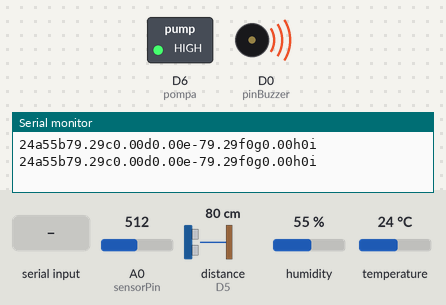
This sketch was run on a simulated ESP8266 (NodeMCU). Shown: switched loads named in the sketch (green lamp = pin HIGH), buzzer (waves = sounding, pin HIGH), the last lines printed to the serial monitor. Wiring (inferred from the names in the program): ultrasonic range finder: trigger D3; echo D5. The test bench sets the inputs (shaded band); at power-on: A0 (sensorPin) = 512, distance to the obstacle (sensor on D5) 80 cm, humidity 55 %, temperature 24 °C. The echo pulse lasts 58.3 µs per cm; pins used as bus, display or sensor lines are not drawn.

Above: at 1.2 s.
1.3 s: "X\n" received over Serial
At 2.75 s:
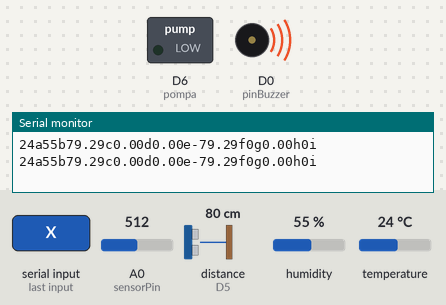
4.3 s: "A\n" received over Serial
At 6.05 s:
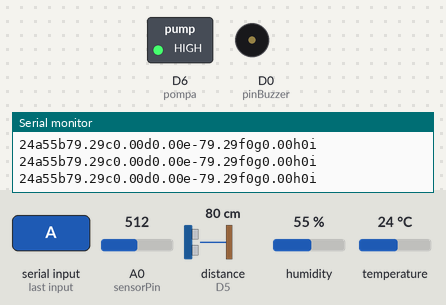
Timing chart, 0 to 7.6 s (numbered marks = the images above; inputs shaded):
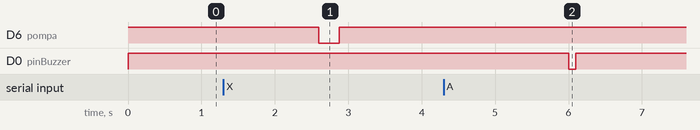

Measured:
- after the input at 1.3 s, D6 (pompa): HIGH → LOW after 1.3 s, → HIGH 0.28 s later
- after the input at 4.3 s, D0 (pinBuzzer): HIGH → LOW after 1.7 s, → HIGH 0.10 s later

The sketch:

250.ino
```cpp
#include <SimpleDHT.h>
const double pi = 3.14;
double diameter = 0; //Diametrul cilindrului
double Length = 0; // Lungime paralelipiped
double Width = 0; // Latime paralelipied
double BaseArea = 0; // Aria bazei bazinului

const int pinSenzor = D1; // Declaram pin-ul D1 pentru DHT11
const int echoPIN = D5; // Declaram pin-ul ECHO de la senzorul ultrasunet ca D5
const int trigPIN = D3; // Declaram pin-ul trig de la senzorul ultrasunet ca D3
const int sensorPin = A0; // Senzorul pentru umiditatea apei
const int pompa = D6; // Declaram pompa pe D6
const int pinBuzzer = D0; // Setam buzzer-ul pe D0

String readString;
String caseData;
String switchCase;
int stringLength;

double WaterDepth, WaterRefill;
long timp; // Declaram timpul si distanta care ne vor ajuta sa calculam distanta masurata cu ajutorul ultrasunetelor
double distanta; // Variabila in care vom tine distanta calculata cu ajutorul undelor de senzorul cu ultrasunet HC-SR04+
double vectorValori[4]; // Cele 5 valori pentru filtrul median
int sensorValue; // Variabila in care vom tine datele citite de senzorul de umiditate
bool pompaIsRunning = 0; // Setam ca la inceput pompa nu este pornita
bool tempTooHigh =  0;

bool engage = 0; // flag pentru ciclul de udare

double TankDepth = 0; // Primeste data prin Serial de la SmartLauncher si reprezinta distanta, in centimetri, pana la fundul bazinului


double AvailableWater; // Data trimisa catre SmartLauncher prin Serial
double InitDistance ;
double InitVolume ;
double WaterToSend ; // Primeste data prin Serial de la SmartLauncher
double WaterOut ; // Data trimisa catre SmartLauncher prin Serial
double VolumeWaterLeft ; // Data trimisa catre SmartLauncher prin Serial
double ddistanta;

double MinDistance=0;
double MaxDistance=0; // TankDepth - 3 cm pentru a nu ramane pompa fara apa
double TankCapacity=0;
double MaxWater = 0;
double AAvailableWater;


double WaterRefillLevel = 0;
bool WorkMode = false; // auto
bool TankType = false; // 0 pentru cylinder si 1 pentru paralelipipedic

SimpleDHT11 dht11; // Declaram senzorul DHT11
void TstError()
{
  TankDepth = 20;
  diameter = 6;
  TankType = false;
  WorkMode = true;
}
void swapFunct(double &a, double &b) // Functie creata pentru a schimba valorile a doua variabile de tip DOUBLE. Folosita pentru sortarea vectorului.
{
  double x=a;
  a=b;
  b=x;
}

void Anulare()
{
  digitalWrite(pinBuzzer,LOW);
  delay(100);
  digitalWrite(pinBuzzer,HIGH);
  engage = 0;
  //WaterToSend = 0;
 // InitDistance = 0;
  //InitVolume = 0;
  //AvailableWater = 0;
  //WaterOut = 0;
  //VolumeWaterLeft = 0;
  digitalWrite(pompa,HIGH);
}


void StartButton ()
{
   if (engage == 0)
   {  //InitVolume = AvailableWater;
      //InitDistance = ddistanta;
      engage = 1; // previne reinitializarea daca se reapasa butonul de start
      digitalWrite(pompa,LOW); // pornim pompa
      //Alarm();
      // mesaj ca a pornit irigarea conform datelor introduse bla-bla-bla
   }
}

void Alarm ()
  {
      digitalWrite(pinBuzzer,LOW);
      delay(100);
      digitalWrite(pinBuzzer,HIGH);
      delay(20);
      digitalWrite(pinBuzzer,LOW);
      delay(100);
      digitalWrite(pinBuzzer,HIGH);
      delay(20);
      digitalWrite(pinBuzzer,LOW);
      delay(100);
      digitalWrite(pinBuzzer,HIGH);
  }

void setup()
{
  Serial.begin(115200);
  pinMode(trigPIN, OUTPUT);  // Declaram trig ca OUTPUT
  pinMode(echoPIN, INPUT); // Declaram echo ca OUTPUT
  pinMode(pompa,OUTPUT);   // Declaram pompa ca OUTPUT
  digitalWrite(pompa, HIGH); // Intrucat releul este de tip actionare cu LOW, ne asiguram ca pompa nu are curent inainte de pornirea loop-ului -- SCHIMBAT HIGH RELEU
  pinMode(sensorPin,INPUT); // Declaram senzorul DHT11 ca INPUT
  pinMode(pinBuzzer,OUTPUT); // Declaram buzzer-ul ca OUTPUT
  digitalWrite(pinBuzzer,HIGH); // Setam buzzer-ul (este pe LOW ca si releul) deoarece in primul ciclu nu dorim sa fie pornit decat daca conditia necesara este intalnita (temperatura din solar sa depaseasca valoarea maxima setata de utilizator)
}

void loop()
{
  //digitalWrite(pinBuzzer,HIGH); // Buzzer-ul este oprit

  if(Serial.available())
  {
    readString = Serial.readString();
    if(readString.length() > 0)
    {
      stringLength=0;
      switchCase = "";
      caseData = "";
      stringLength = readString.length();
      switchCase = readString.substring(0,1);
      caseData = readString.substring(1, stringLength);
      switch(switchCase.c_str()[0])
      {
        case 'T' : TankDepth = caseData.toDouble();break;
       // case 'M' : MaxWater = caseData.toDouble(); break;
       // case 'R' : WaterRefillLevel = caseData.toDouble(); break;
        //case 'P' : digitalWrite(pompa,LOW); pompaIsRunning = 1; break;
       // case 'O' : digitalWrite(pinBuzzer,LOW); Anulare() ;break;
        case 'X' : WaterToSend = caseData.toDouble(); StartButton();  break;
        case 'A' : Anulare(); break;
        case 'Z' : WorkMode = false; break; // Setam pompa pe MANUAL
        case 'C' : WorkMode = true; break; // Setam pompa pe AUTO
        case 'J' : TankType = false; break; // Tank = cylinder
        case 'K' : TankType = true; break; // Tank = paralelipipedic
        case 'D' : diameter = caseData.toDouble(); break;
        case 'L' : Length = caseData.toDouble(); break;
        case 'W' : Width = caseData.toDouble(); break;
      }
    readString = "";
    }
  }
  bool WWorkMode = WorkMode;
  double WWaterToSend = WaterToSend;
  double TTankDepth = TankDepth;
  double ddiameter = diameter;
  double LLength = Length;
  double WWidth = Width;
  bool TTankType = TankType;

  for(int i=0;i<=4;++i)
  {
    digitalWrite(trigPIN,LOW);// Pregatim trig pentru citire
    delayMicroseconds(2);
    digitalWrite(trigPIN,HIGH); // Deschidem transmitatorul de pe senzorul de ultrasunete pentru 10 ms apoi il inchidem
    delayMicroseconds(10);
    digitalWrite(trigPIN, LOW);// Pregatim trig pentru citire
    timp = pulseIn(echoPIN, HIGH); // Citeste PIN-ul echo care este receptorul de pe placuta. Acesta contine in ms timpul care le ia undelor sa ajung la receptor.
    if(timp == 0)
    {
      pinMode(echoPIN, OUTPUT);
      digitalWrite(echoPIN, LOW);
      delayMicroseconds(200);
      pinMode(echoPIN, INPUT);
    }
    distanta = timp*0.034/2; // Calculam distanta folosindu-ne de timp si de viteza. Desi distanta = viteza * timp, viteza este cunoscuta. Folosind ultrasunete stim ca viteza sunetului este 0,034 astfel putem calcula distanta
    vectorValori[i] = distanta; // Punem distanta calculata in vectorul de valori
    delay(50);
  }

   // Sortam vectorul cu cele 5 valori citite de senzorul cu ultrasunet HC-SR04+

   for(int i=1;i<=4;++i)
    if(vectorValori[i-1] > vectorValori[i])
          swapFunct(vectorValori[i-1], vectorValori[i]);

   //Sfarsit sortare vector
   // Media Aritmetica a celor 3 valori, eliminand valoarea minima si cea maxima


    if(TTankType == false)
    {
      BaseArea = (pi * ddiameter * ddiameter) / 4;
    }
    else
    {
      BaseArea = LLength * WWidth;
    }

   MaxDistance = TTankDepth-3;
   TankCapacity = (MaxDistance-MinDistance)*BaseArea; // valoare in cm3, respectiv mililitri

   distanta = 0; // Resetam valoarea variabilei distanta
   for(int i=1;i<=3;++i) // For incepe de la 1 si merge pana la 3 inclusiv. Pasurile 0 si 4 nu sunt luate in considerare deoarece acestea reprezinta valoarea minima si cea maxima.
     distanta = distanta + vectorValori[i];
   distanta = distanta / 3; // Media aritmetica (centimetri)
    double ddistanta = distanta;
   // Sfarsit Medie Aritmetica


   // In permanenta ne asiguram ca apa din bazin nu coboara sub nivelul critic
   if(digitalRead(pompa) == LOW)
   {
      if(ddistanta >= MaxDistance)
      {
      digitalWrite(pompa,HIGH);  // Oprim pompa pentru a nu provoca defectiuni la pompa. Nu dorim sa ruleze fara apa sau cu un nivel al apei foarte mic
      pompaIsRunning = 0; // Tinem cont ca am oprit pompa
      }
   }

      AvailableWater = (MaxDistance - ddistanta)*BaseArea; // Calculam ,in mililitri, volumul de apa disponibil in bazinul cu apa
      AAvailableWater = AvailableWater;
     if(engage == 0)
     {
      InitVolume = AAvailableWater;

      InitDistance = ddistanta;
     }
   if(InitDistance < ddistanta)
   {
      WaterOut = (ddistanta - InitDistance)*BaseArea; // Calculam volumul de apa administrat
      VolumeWaterLeft = (InitVolume - WaterOut);
   }
   else
   {
      WaterOut = 0; // Irigarea nu a inceput
      VolumeWaterLeft = AAvailableWater;
   }


 if (WaterOut>=WWaterToSend)
 {
    digitalWrite(pompa,HIGH); // oprim pompa
    pompaIsRunning = 0; // Retinem ca pompa este oprita
    // mesaj ca s-a administrat cantitatea dorita si optiune pentru a relua sau a iesi din aplicatie
    engage = 0;
 }
 sensorValue= analogRead(sensorPin); // Citim senzorul de umiditate
// if(WWorkMode == true) // Modul automat
// {
   if(sensorValue <= 900 && sensorValue >= 500 && WWorkMode == true)
    {
      //Serial.println("Pompa functioneaza! Umiditate la nivel intermediar");
    }

   if(sensorValue > 900 && WWorkMode == true)
    {
      //Serial.println("Nivel critic umiditate. Se porneste pompa");
      digitalWrite(pompa,LOW); // Pornim pompa
      pompaIsRunning = 1;
    }

    if(sensorValue < 500 && WWorkMode == true)
    {
      //Serial.println("Nivel maxim umiditate. Se opreste pompa");
        digitalWrite(pompa,HIGH); // Oprim pompa
        pompaIsRunning = 0;
    }

     if(digitalRead(D6) == LOW) // Verificam daca pompa este pornita
      {
          if (sensorValue > 900) // In cazul in care pompa este pornita si nivelul de umiditate este critic sa porneasca alarma
          {
            Alarm();
          }
      }
  //}

 // Temperatura si Umiditate

  byte temperatura = 0, umiditate = 0; // Declaram variabilele pentru temperatura si umiditate
  dht11.read(pinSenzor, &temperatura, &umiditate, NULL); // Citirea temperaturii si a umiditatii cu senzorul DHT11
 // Sfarsit Temperatura si Umiditate

   if(digitalRead(pompa) == LOW) // Verificam daca pompa este pornita sau oprita, rezultatul este pus in variabila pompaIsRunning
      pompaIsRunning = 1; // daca pompa este pornita
   else
      pompaIsRunning = 0; // daca pompa este oprita

  WaterDepth = TTankDepth - ddistanta;
  WaterRefill = TankCapacity - AAvailableWater;

 // Trimiterea datelor catre SmartLauncher

  Serial.print((String) temperatura + "a" + umiditate + "b" + ddistanta + "c" + AAvailableWater + "d" + WaterRefill+ "e" + WaterDepth + "f" + pompaIsRunning + "g" + TankCapacity + "h" + WorkMode + "i" + "\n"); // Printam in Serial detaliile ce vor fi preluate de catre SmartLauncher pentru a fi afisate

  delay(500); // Asteptam 1 secunda pana la urmatorul ciclu

}
```
